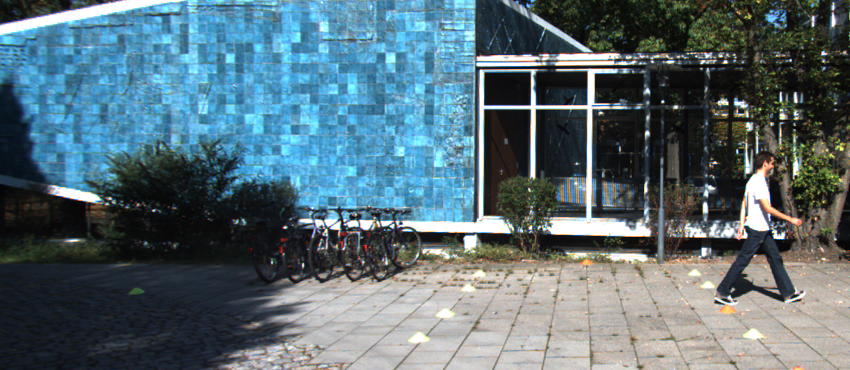
#> input picture scripts_aula/Aula_Homografia_Morfologia_40_Independentes/dados/visao_01.png, 850 x 370 px
$ python 02_converter_cinza.py
#> lines starting #> are read from the running program, lines starting #| are printed output that depends on the picture; after the words box and inside, x2 and y2 are one past the last pixel; in counts of white or black regions, pixels touching at a corner belong together
"""
EXEMPLO 02/40 — CONVERTER DUAS VISTAS PARA CINZA

O QUE ESTE CODIGO FAZ: Este programa foi elaborado para obter imagens monocromáticas antes de extrair características. Cada exercicio
e independente e pode ser executado diretamente, sem apoio.py ou importacao
de outros exemplos. As imagens de entrada ficam na pasta dados.

COMO FUNCIONA: A demonstracao usa cv2.cvtColor BGR2GRAY aplicado às duas vistas. O programa apresenta os parametros,
imprime medidas quantitativas quando sao relevantes e salva resultados na
pasta saidas/02_converter_cinza/, criada automaticamente.

POR QUE E IMPORTANTE: ORB utiliza estruturas de intensidade e não precisa de canais RGB. Na visao veicular, a correspondencia de pontos
auxilia o alinhamento de imagens, enquanto o BEV e a morfologia fornecem
representacoes uteis para encontrar marcacoes de pista.

APLICACAO E CUIDADOS: Este material utiliza duas janelas sobrepostas de uma
mesma fotografia, simulando vistas de cameras. Nao e uma calibracao real
de surround view 360 graus. Para multiplas cameras fisicas sao necessarias
calibracao intrinseca/extrinseca, compensacao de distorcao e tratamento da
paralaxe. A segmentacao BEV trabalha inicialmente com cena controlada.

EXPERIMENTE NA AULA: Compare a cena colorida e os níveis de cinza.

PASSO A PASSO DA EXECUCAO: 1. Localize os arquivos PNG dentro de dados e leia-os pelo OpenCV. 2. Confira altura, largura e canais para evitar processamento de entrada invalida. 3. Execute a operacao introdutoria indicada no titulo; compare entrada e saida. 4. Inspecione a figura salva e relacione o resultado a qualidade das futuras correspondencias.

COMO EXECUTAR: python exemplos/02_converter_cinza.py
DEPENDENCIAS: opencv-python, numpy; nenhuma dependencia de outro .py.
"""

from pathlib import Path
import cv2
import numpy as np

RAIZ = Path(__file__).resolve().parent.parent
DADOS = RAIZ / "dados"
SAIDA = RAIZ / "saidas" / Path(__file__).stem
SAIDA.mkdir(parents=True, exist_ok=True)

def ler(nome):
    caminho = DADOS / nome
    imagem = cv2.imread(str(caminho))
    if imagem is None:
        raise FileNotFoundError(f"Imagem ausente: {caminho}")
    return imagem

def painel(pares, destino="resultado.png", largura=560, altura=310):
    """Cada tupla contem (legenda, imagem); salva um grid com ate 3 colunas."""
    quadros = []
    for legenda, imagem in pares:
        if len(imagem.shape) == 2:
            imagem = cv2.cvtColor(imagem, cv2.COLOR_GRAY2BGR)
        img = cv2.resize(imagem, (largura, altura), interpolation=cv2.INTER_AREA)
        cv2.rectangle(img, (0, 0), (largura, 43), (22, 31, 46), -1)
        cv2.putText(img, legenda[:43], (12, 29), cv2.FONT_HERSHEY_SIMPLEX,
                    0.66, (255, 255, 255), 2, cv2.LINE_AA)
        quadros.append(img)
    ncol = min(3, len(quadros))
    while len(quadros) % ncol:
        quadros.append(np.full_like(quadros[0], (235, 235, 235)))
    linhas = [np.hstack(quadros[i:i+ncol]) for i in range(0, len(quadros), ncol)]
    resultado = np.vstack(linhas)
    cv2.imwrite(str(SAIDA / destino), resultado)
    print("Imagem salva:", SAIDA / destino)
    return resultado


a,b=ler("visao_01.png"),ler("visao_02.png")
#> in ler, imagem is the input picture: shape (370, 850, 3); mean B, G, R 118.2, 109.7, 89.2
#> call 2 of ler, with nome = 'visao_02.png'
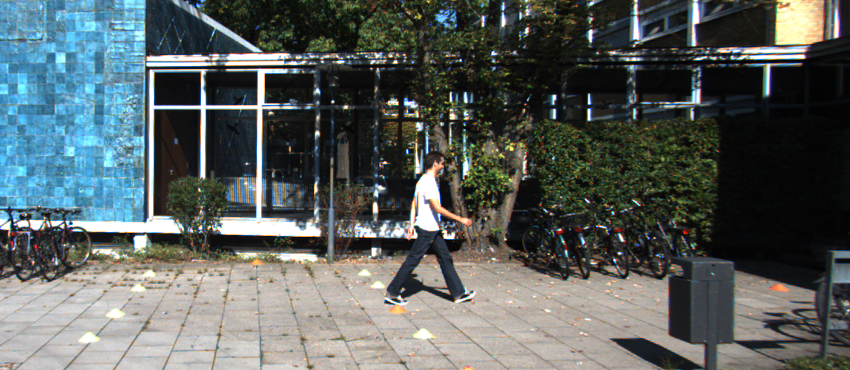
#> input picture scripts_aula/Aula_Homografia_Morfologia_40_Independentes/dados/visao_02.png, 850 x 370 px
#> in ler, imagem is the input picture: shape (370, 850, 3); mean B, G, R 95.3, 96.5, 89.3
g1=cv2.cvtColor(a,cv2.COLOR_BGR2GRAY);g2=cv2.cvtColor(b,cv2.COLOR_BGR2GRAY)
#> after `g1 = cv2.cvtColor(a, cv2.COLOR_BGR2GRAY)`:
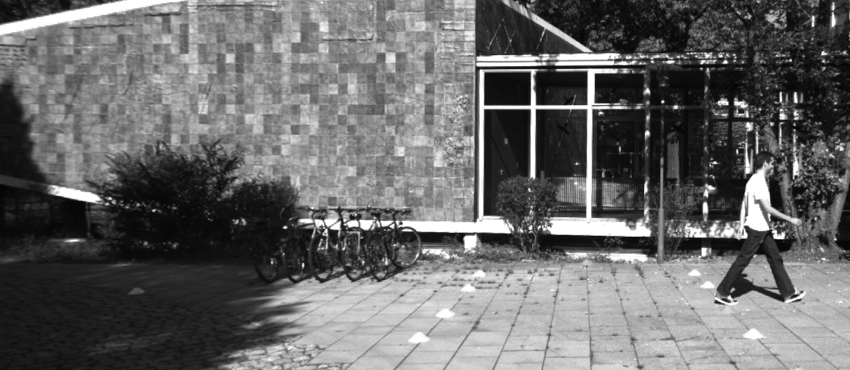
#> g1: shape (370, 850); min 3, max 255, mean 104.6
#> after `g2 = cv2.cvtColor(b, cv2.COLOR_BGR2GRAY)`:
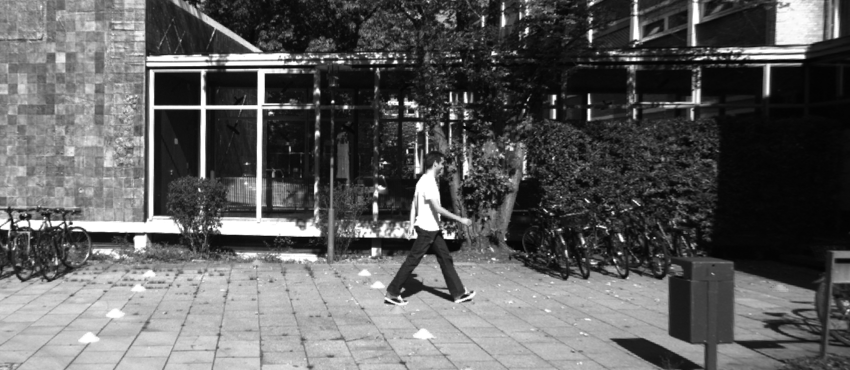
#> g2: shape (370, 850); min 2, max 255, mean 94.2
print("Imagem cinza:",g1.shape,"faixa:",int(g1.min()),int(g1.max()))
#| Imagem cinza: (370, 850) faixa: 3 255
painel([("Original",a),("Camera 01 em cinza",g1),("Camera 02 em cinza",g2)])
#> the loop in painel, `for legenda, imagem in pares:` made 3 passes
#> pass 2, in painel, `img = cv2.resize(imagem, (largura, altura), interpolation=cv2.INTER_AR..`:
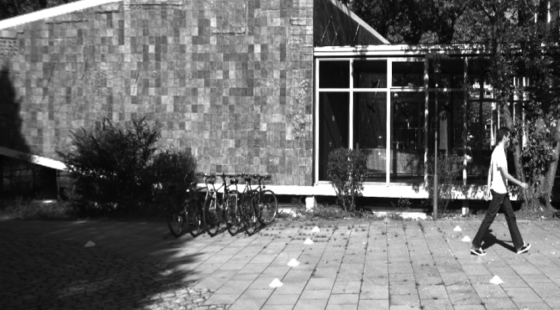
#> img: shape (310, 560, 3); min 3, max 255, mean 104.6
#> pass 3, in painel, `img = cv2.resize(imagem, (largura, altura), interpolation=cv2.INTER_AR..`:
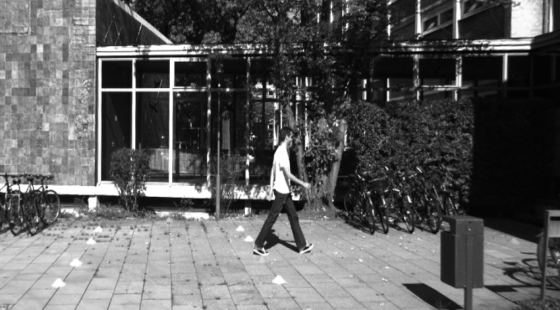
#> img: shape (310, 560, 3); min 2, max 255, mean 94.2
#> after the loop in painel, `for legenda, imagem in pares:`:
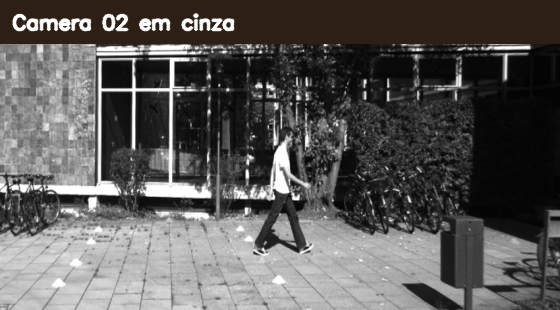
#> img: shape (310, 560, 3); 14.19% of pixels changed, all inside (x1, y1, x2, y2) = (0, 0, 560, 44)
#> after the loop in painel, `for legenda, imagem in pares:`: quadros = 3 items
#> in painel, `ncol = min(3, len(quadros))`: ncol = 3
#> in painel, `linhas = [np.hstack(quadros[i:i+ncol]) for i in range(0, len(quadros),..`: linhas = 1 item
#> in painel, `resultado = np.vstack(linhas)`:
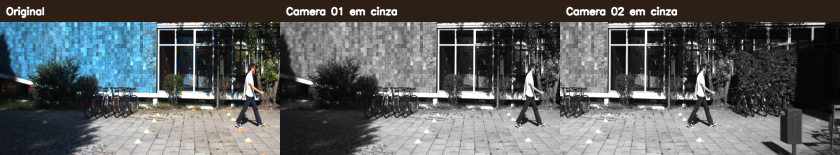
#> resultado: shape (310, 1680, 3) (shown at 1/2 size); mean of channels 0, 1, 2 96, 95.1, 92.1; drawn as B, G, R
